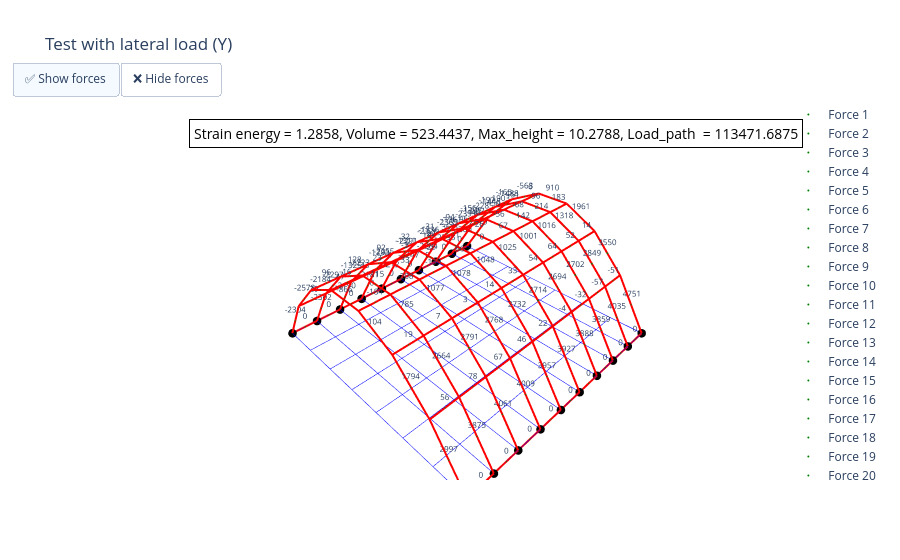

Source (notebook cell):
### Code cell
######## Fe_test
####### Set FE context
F_test = torch.zeros(total_dof, dtype=torch.float32, device=device)
f_test = [1] * len(Free_nodes)  # The force type
F_vatest = torch.tensor([1] * len(Free_nodes), device=device) * 1000 # The force value/direction

for idx, i in enumerate(Free_nodes):
    F_test[6 * (i - 1) + f_test [idx]] = F_vatest [idx]  # unit: KN / KN*m
    
q_test = q.cpu().clone().detach()
q_vec_t = torch.zeros(n_elements, requires_grad=True, device=device).clone()
for i in range(len(idx_X)):
    q_vec_t[idx_X[i,:]] = q_test[i] 
for j in range(len(idx_Y)):
    q_vec_t[idx_Y[j,:]] = q_test[j+len(idx_X)]  
Q_t = torch.diag(q_vec_t) * 1 / r  # scaling

new_node_coords_t = FDM(Q_t, F_value) 
Test_coords = new_node_coords_t.clone()
Strain_energy_test, forces_test, _, _, Beam_lens, _ = Strain_E(Test_coords, connectivity, fixed_dof, F_test)


force_t = forces_test[:, 0, 0]
load_path_t = torch.dot(force_t , Beam_lens)
print('load_path', load_path_t)


Total_ES_t = torch.sum(Strain_energy_test)
print(Total_ES_t)


x_orig = grid_points[:, 0].cpu().detach().numpy()
y_orig = grid_points[:, 1].cpu().detach().numpy()
z_orig = grid_points[:, 2].cpu().detach().numpy()

x_fdm = Test_coords[:, 0].cpu().detach().numpy()
y_fdm = Test_coords[:, 1].cpu().detach().numpy()
z_fdm = Test_coords[:, 2].cpu().detach().numpy()

fig = go.Figure()

for connection in connectivity:
    i, j = connection
    fig.add_trace(go.Scatter3d(
        x=[x_orig[i-1], x_orig[j-1]],
        y=[y_orig[i-1], y_orig[j-1]],
        z=[z_orig[i-1], z_orig[j-1]],
        mode='lines',
        line=dict(color='blue', width=1),
        name='Grid',
        showlegend=False
    ))

for connection in connectivity:
    i, j = connection
    fig.add_trace(go.Scatter3d(
        x=[x_fdm[i-1], x_fdm[j-1]],
        y=[y_fdm[i-1], y_fdm[j-1]],
        z=[z_fdm[i-1], z_fdm[j-1]],
        mode='lines',
        line=dict(color='red', width=4),
        name='FDM solution',
        showlegend=False
    ))


for node in Fixed_nodes:
    fig.add_trace(go.Scatter3d(
        x=[x_fdm[node-1]],
        y=[y_fdm[node-1]],
        z=[z_fdm[node-1]],
        mode='markers+text',
        marker=dict(size=5, color='black'),
        name=f'Fixed Node {node}',
        showlegend=False
    ))
    

force_traces = []
force_np = force_t.cpu().detach().numpy() 
for idx, connection in enumerate(connectivity):
    i, j = connection
    mid_x = (x_fdm[i-1] + x_fdm[j-1]) / 2
    mid_y = (y_fdm[i-1] + y_fdm[j-1]) / 2
    mid_z = (z_fdm[i-1] + z_fdm[j-1]) / 2
    trace = go.Scatter3d(
        x=[mid_x],
        y=[mid_y],
        z=[mid_z],
        mode='markers+text',
        marker=dict(size=1, color='green'),
        text=[f"{force_np[idx]:.0f}"],
        textposition='top center',
        textfont=dict(size=8),
        name=f'Force {idx+1}',
        visible=True
    )
    force_traces.append(trace)
    fig.add_trace(trace)

fig.update_layout(
    updatemenus=[
        dict(
            type="buttons",
            direction="right",
            x=0.1,
            y=1.1,
            buttons=[
                dict(
                    label="✅ Show forces",
                    method="update",
                    args=[{"visible": [True] * len(fig.data)}],
                ),
                dict(
                    label="❌ Hide forces",
                    method="update",
                    args=[{"visible": [True] * (len(fig.data) - len(force_traces)) + [False] * len(force_traces)}],
                )
            ]
        )
    ],
    scene=dict(
        xaxis=dict(
            showbackground=False,
            showgrid=False,
            showline=False,
            showticklabels=False,
            title=''
        ),
        yaxis=dict(
            showbackground=False,
            showgrid=False,
            showline=False,
            showticklabels=False,
            title=''
        ),
        zaxis=dict(
            showbackground=False,
            showgrid=False,
            showline=False,
            showticklabels=False,
            title=''
        ),
        aspectmode='data'
    ),
     title='Test with lateral load (Y)',
#     title='Test with gravity load',
    annotations=[
        dict(
            x=0.05,  # X position (0-1, left to right)
            y=0.95,  # Y position (0-1, bottom to top)
            xref="paper",
            yref="paper",
            text=f"Strain energy = {Total_ES_t:.4f}, Volume = {Volume:.4f}, Max_height = {Max_height:.4f}, Load_path  = {load_path_t :.4f}",
            showarrow=False,
            font=dict(
                size=14,
                color="black"
            ),
            bgcolor="white",
            bordercolor="black",
            borderwidth=1,
            borderpad=4
        )
    ]
)

fig.show()
fig.write_html("E_strain Test(Y).html")
